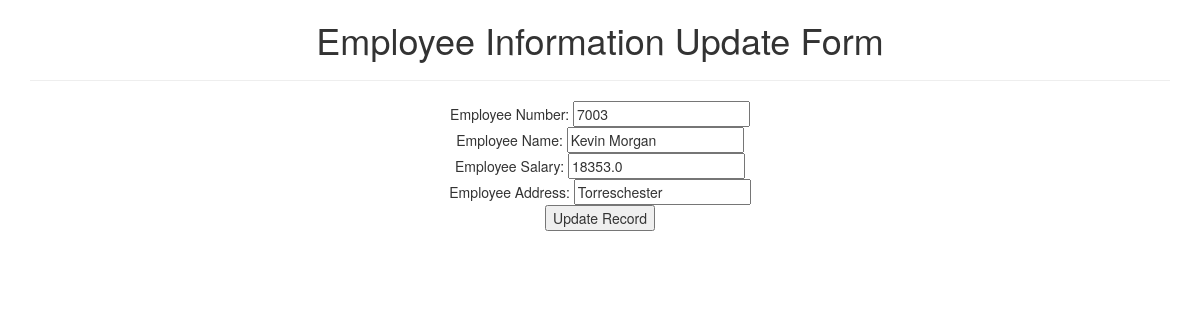
The app's page /update/20/ with its own data.
### testapp/models.py (models this page shows)
class Employee(models.Model):
    eno=models.IntegerField()
    ename=models.CharField(max_length=64)
    esal=models.FloatField()
    eaddr=models.CharField(max_length=256)

### testapp/views.py (the view)
# urls.py: url(r'^update/(?P<id>\d+)/$', views.update_view),
def update_view(request,id):
    employee=Employee.objects.get(id=id)
    if request.method=='POST':
        form=EmployeeForm(request.POST,instance=employee)
        if form.is_valid():
            form.save()
            return redirect('/')
    return render(request,'testapp/update.html',{'employee':employee})

### templates/testapp/update.html (shortened to what this page needs)
<!DOCTYPE html>
{%extends 'testapp/base.html'%}
      {%block body_block%}
        <h1>Employee Information Update Form</h1><hr>
        <form method="post">
          Employee Number: <input type="text" name="eno" value="{{employee.eno}}"><br>
          Employee Name: <input type="text" name="ename" value="{{employee.ename}}"><br>
          Employee Salary: <input type="text" name="esal" value="{{employee.esal}}"><br>
          Employee Address: <input type="text" name="eaddr" value="{{employee.eaddr}}"><br>
          <input type="submit" name="" value="Update Record">
        </form>
      {%endblock %}

### records on screen
Employee: eno "7003", ename "Kevin Morgan", esal "18353.0", eaddr "Torreschester"
